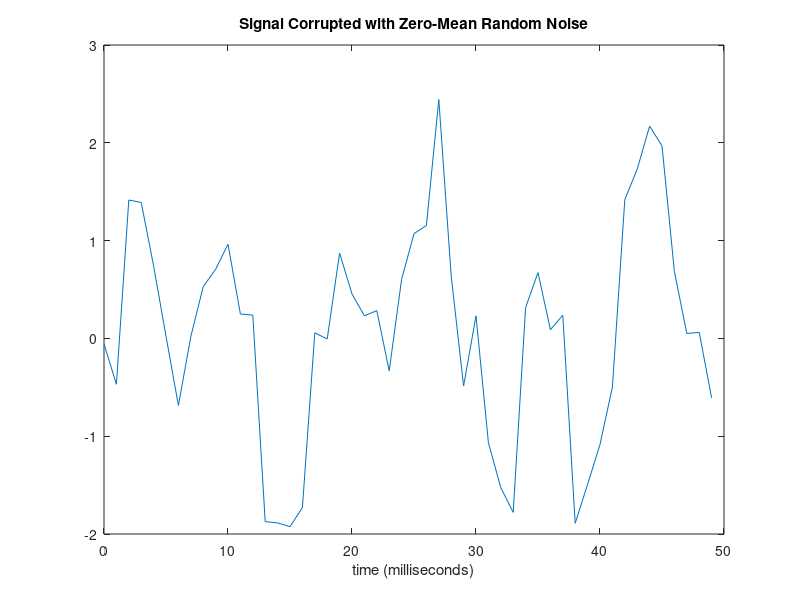

This figure's MATLAB source: (Note: this script raises an error after producing the figure.)
%
%  This example performs fourier series studies for analysing a wave-form
% We apply fast fourier transforms to a signal x(t) for various degrees of
% fast fourier series , in the sequence of increasing powers of 2.
% Each application is performed by using the parfeval function to pass the
% work to one of the workers. 
% 
t= 0.0:0.1:6.0 ;  % time interval is 0.0 to 6.0 


Fs = 1000;                    % Sampling frequency
T = 1/Fs;                     % Sample time
L = 1000;                     % Length of signal
t = (0:L-1)*T;                % Time vector

%% Prepare a sample signal with an artificial noise introduced to it
% We will then try to analyse this 'dirty' signal to recover the original
% signal by using Fourier Transforms. 
%
% Pure signal is the sum of a 50 Hz sinusoid and a 120 Hz sinusoid wave.
   X = 0.7*sin(2*pi*50*t) + sin(2*pi*120*t); 
% 
% For demonstration purposes let us make it noisy by adding to it a random
% signal.
% The random signal is normally distributed around 0.0 with amplitude=0.5 
   noise = 0.5*randn( size(t) ) ; 
   xdirty = X + noise;     % Sinusoids plus noise

%%  plot the polluted signal.. 
h1= plot(Fs*t(1:50),xdirty(1:50) ); 
title('Signal Corrupted with Zero-Mean Random Noise')
xlabel('time (milliseconds)')


%% preliminaries 
powfft = nextpow2(L) ; % Next power of 2 from length of pure signal x.
%
Y = zeros(1,2^powfft ) ; % pre allocate Y vector for efficiency reasons...

% 
%% Serial Execution :

for ii = 3:powfft 
    NFFT = 2^ii;
    Y= myfourier( xdirty , L , Fs, NFFT ) ;
    
end

%
%% An equivalent parallel execution : 
 
 pool= gcp();  %   start the parallel pool 
 
% parallel evaluate myfourier function 
% each parfeval invocation returns a different FFT ( Fast Fourier) series.
%  defined by  2^ii terms in the series. We start with 2^3 i.e. 8 terms in
%  the series.
% 
%  Each invocation returns a different parallel-evaluation handle RES
%
 for ii = 3:powfft 
     NFFT = 2^ii;
     RES(ii-2) = parfeval(  pool , @myfourier ,1 , xdirty , L , Fs , NFFT ) ;
 end
%  Now we can recover the results by using the handles in RES as input to
%  the fetchNext function. 
% The difference between using fetchOutputs and fetchNext is that
% fetchOutputs will wait for all the tasks to be completed whereas 
% fetchNext will return as soon as any one of the remaining tasks is 
% completed thus saving otherwise idle waiting time. 
% As we don't normally know which of the tasks will finish next the index 
% of the finished task is also returned as the first output parameter from
% a fetchNext call. 
%  
%  There is no guarantee that the results will be returned in the same
%  sequence as the parfeval calls are made and that is why we need the
%  idcomplete index. 

%%  Fetch results one at a time using the fetchNext function
% 
 yresult=cell(1,powfft-2) ; % pre allocate for efficiency.
 for ii = 3:powfft
     [ idcomplete , aresult ] = fetchNext( RES ) ;
     fprintf('Received result for index: %d.\n', idcomplete);
      yresult{idcomplete} = aresult ;
 end
  
 %% Finally plot the results
 hf= figure ; % start a new figure and save its handle.
 for ii = 3:powfft 
     Y = yresult{ii-2} ; 
     NFFT = 2^ii;
   
% Plot single-sided amplitude spectrum.
%
    figure(hf)  % make sure it is plotted in the second figure window.
    f = Fs/2*linspace(0,1,NFFT/2+1);
    plot(f,2*abs(Y(1:NFFT/2+1)))   
    nffc = num2str(NFFT );
    title([ 'Single-Sided Amplitude Spectrum of y(t) using ' nffc ' terms' ])
    xlabel('Frequency (Hz)')
    ylabel('|Y(f)|')
    pause( 2 ) ;
end
 close(hf) ; % close the figure 
